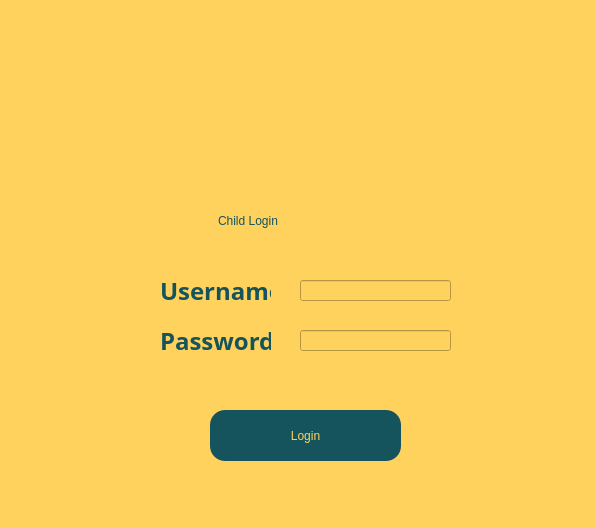
<?xml version="1.0" encoding="UTF-8"?>
<ui version="4.0">
    <class>Form</class>
    <widget class="QWidget" name="Form">
        <property name="geometry">
            <rect>
                <x>0</x>
                <y>0</y>
                <width>595</width>
                <height>528</height>
            </rect>
        </property>
        <property name="windowTitle">
            <string>Form</string>
        </property>
        <property name="autoFillBackground">
            <bool>false</bool>
        </property>
        <property name="styleSheet">
            <string notr="true">background-color: rgb(255, 210, 93);</string>
        </property>
        <widget class="QLabel" name="label">
            <property name="geometry">
                <rect>
                    <x>190</x>
                    <y>0</y>
                    <width>201</width>
                    <height>191</height>
                </rect>
            </property>
            <property name="styleSheet">
                <string notr="true">background-image: url(:/Logo/logo3.JPG);</string>
            </property>
            <property name="text">
                <string/>
            </property>
            <property name="pixmap">
                <pixmap>:/Logo/logo3.JPG</pixmap>
            </property>
            <property name="scaledContents">
                <bool>true</bool>
            </property>
        </widget>
        <widget class="QLabel" name="label_2">
            <property name="geometry">
                <rect>
                    <x>210</x>
                    <y>190</y>
                    <width>171</width>
                    <height>61</height>
                </rect>
            </property>
            <property name="styleSheet">
                <string notr="true">color: rgb(21, 84, 93);
                    font: 75 22pt &quot;Goudy Old Style&quot;;
                </string>
            </property>
            <property name="text">
                <string>Child Login</string>
            </property>
            <property name="indent">
                <number>8</number>
            </property>
        </widget>
        <widget class="QLabel" name="label_3">
            <property name="geometry">
                <rect>
                    <x>160</x>
                    <y>270</y>
                    <width>111</width>
                    <height>41</height>
                </rect>
            </property>
            <property name="font">
                <font>
                    <family>Goudy Old Style</family>
                    <pointsize>18</pointsize>
                    <weight>75</weight>
                    <bold>true</bold>
                </font>
            </property>
            <property name="styleSheet">
                <string notr="true">color: rgb(21, 84, 93);</string>
            </property>
            <property name="text">
                <string>Username</string>
            </property>
        </widget>
        <widget class="QLabel" name="label_4">
            <property name="geometry">
                <rect>
                    <x>160</x>
                    <y>320</y>
                    <width>111</width>
                    <height>41</height>
                </rect>
            </property>
            <property name="font">
                <font>
                    <family>Goudy Old Style</family>
                    <pointsize>18</pointsize>
                    <weight>75</weight>
                    <bold>true</bold>
                </font>
            </property>
            <property name="styleSheet">
                <string notr="true">color: rgb(21, 84, 93);</string>
            </property>
            <property name="text">
                <string>Password</string>
            </property>
        </widget>
        <widget class="QLineEdit" name="lineEdit">
            <property name="geometry">
                <rect>
                    <x>300</x>
                    <y>280</y>
                    <width>151</width>
                    <height>21</height>
                </rect>
            </property>
            <property name="autoFillBackground">
                <bool>false</bool>
            </property>
            <property name="styleSheet">
                <string notr="true">color: rgb(0, 0, 0);</string>
            </property>
        </widget>
        <widget class="QLineEdit" name="lineEdit_2">
            <property name="geometry">
                <rect>
                    <x>300</x>
                    <y>330</y>
                    <width>151</width>
                    <height>21</height>
                </rect>
            </property>
            <property name="styleSheet">
                <string notr="true">color: rgb(0, 0, 0);</string>
            </property>
            <property name="inputMask">
                <string extracomment="Enter Password"/>
            </property>
        </widget>
        <widget class="QPushButton" name="pushButton">
            <property name="geometry">
                <rect>
                    <x>210</x>
                    <y>410</y>
                    <width>191</width>
                    <height>51</height>
                </rect>
            </property>
            <property name="styleSheet">
                <string notr="true">background-color: rgb(21, 84, 93);
                    color: rgb(255, 210, 93);
                    font: bold 24pt &quot;Goudy Old Style&quot;;
                    border-radius:15px;
                    border-color: rgb(255, 255, 255);
                </string>
            </property>
            <property name="text">
                <string>Login</string>
            </property>
        </widget>
    </widget>
    <resources>
        <include location="../Resource/Company_logo_display.qrc"/>
        <include location="../Resource/Company_logo_display.qrc"/>
    </resources>
    <connections/>
</ui>
